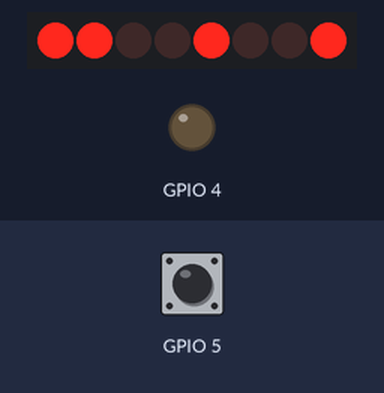
Recording of a sketch running on a simulated ESP8266 (NodeMCU). On the bench: 8 port-expander outputs drawn as a row of LEDs (first output left, lit = HIGH), output pins drawn as LEDs (lit = HIGH). Wiring (inferred from the names in the program): PCF8574 port expander at I2C address 0x3E. Wiring (inferred from the signals the program sends): row of LEDs: on Q0, Q1, Q2, Q3, Q4, Q5, Q6, Q7. The inputs (shaded band) are chosen by the test bench; at power-on: GPIO 5 HIGH. WiFi joins after 1.5 s; servers stay silent unless stated; uploads are accepted with an empty reply; what the sketch prints to the serial monitor is not drawn.

Above: at 0.1 s.
At 1.8 s:
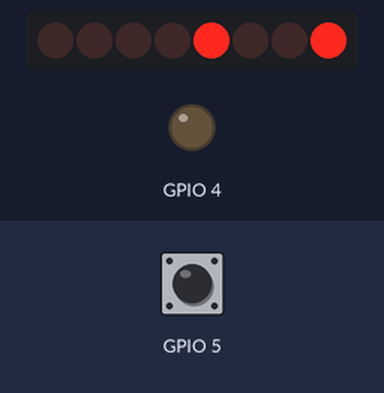
At 3.6 s:
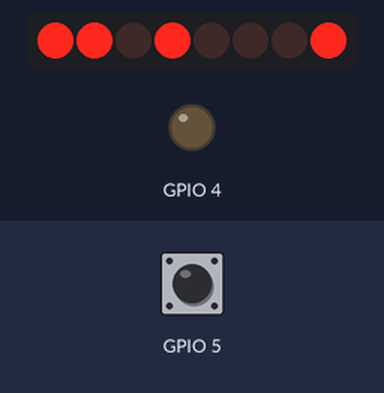
3.7 s: GPIO 5 pulled LOW for 0.15 s
Timing chart, 0 to 6.7 s (numbered marks = the images above; inputs shaded):
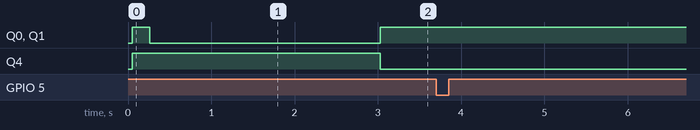

The sketch:

alerter.ino
```cpp
#include <ESP8266WiFi.h>
#include <Servo.h>
#include <Wire.h>
#include <ST7032.h>
ST7032 lcd;

const char* ssid     = "HGuest";
const char* password = "Guest3478";
const char* host = "engawa2525.com";
int event_stat = 0;
int flag = 0;

void setup() {
  Serial.begin(115200);
  delay(10);
  lcd.beginESP(8,2,2,14);
  lcd.setContrast(32);
  lcd.print("hello");
  wifi();
}
void loop() {
  pinMode(4,OUTPUT);
  pinMode(5,INPUT_PULLUP);
  attachInterrupt(5,stopLED,FALLING);
  readurl();
  if(event_stat == 1 && flag == 0) {
  digitalWrite(4,HIGH);
  lcd.setCursor(0, 0);
  lcd.print("Happen");
  delay(600000);
  } else if (event_stat == 1 && flag == 1) {
  digitalWrite(4,HIGH);
  lcd.setCursor(0, 0);
  lcd.print("Happen");
  delay(600000);
  } else {
  digitalWrite(4,LOW);
  lcd.setCursor(0, 0);
  lcd.print("No Event");
  flag = 0;
  delay(600000);
  }
  Serial.println();
  Serial.println("closing connection");
}
```

alert.ino
```cpp
void stopLED(){
  flag = 1;
  Serial.println("push");
}

void wifi(){
    Serial.print("Connecting to ");
  Serial.println(ssid);

  WiFi.begin(ssid, password);

  while (WiFi.status() != WL_CONNECTED) {
    delay(500);
    Serial.print(".");
  }

  Serial.println("");
  Serial.println("WiFi connected");
  Serial.println("IP address: ");
  Serial.println(WiFi.localIP());

}

void readurl(){
  Serial.print("connecting to ");
  Serial.println(host);
  WiFiClient client;
  const int httpPort = 80;

  if (!client.connect(host, httpPort)) {
    Serial.println("connection failed");
    return;

  }
  String url = "/ondo/alert?key=001";

  Serial.print("Requesting URL: ");
  Serial.println(url);
  client.print(String("GET ") + url + " HTTP/1.1\r\n" +
               "Host: " + host + "\r\n" +
               "Connection: close\r\n\r\n");
  int timeout = millis() + 5000;
  while (client.available() == 0) {
    if (timeout - millis() < 0) {
      Serial.println(">>> Client Timeout !");
      client.stop();
      return;
    }
  }
  while(client.available()){
    String line = client.readStringUntil('\r');
    int idx = line.indexOf("true");
    if(idx != -1) {
      event_stat = 1;
    }
    Serial.print(line);
  }
}
```

Measured:
- after the input at 3.7 s, every drawn part: stays the same
